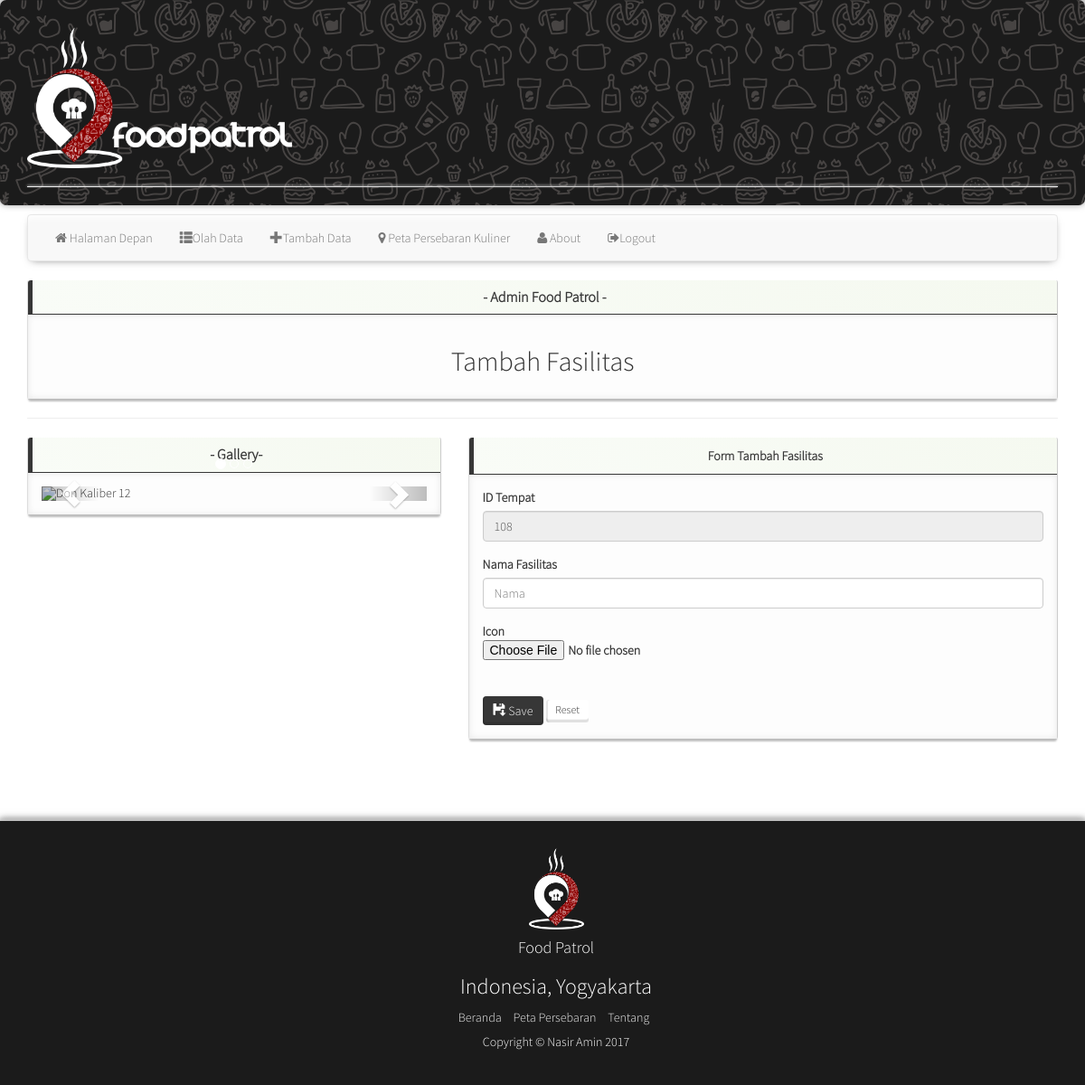
/tambah_fasilitas.php, run on an earlier commit of the app's database.
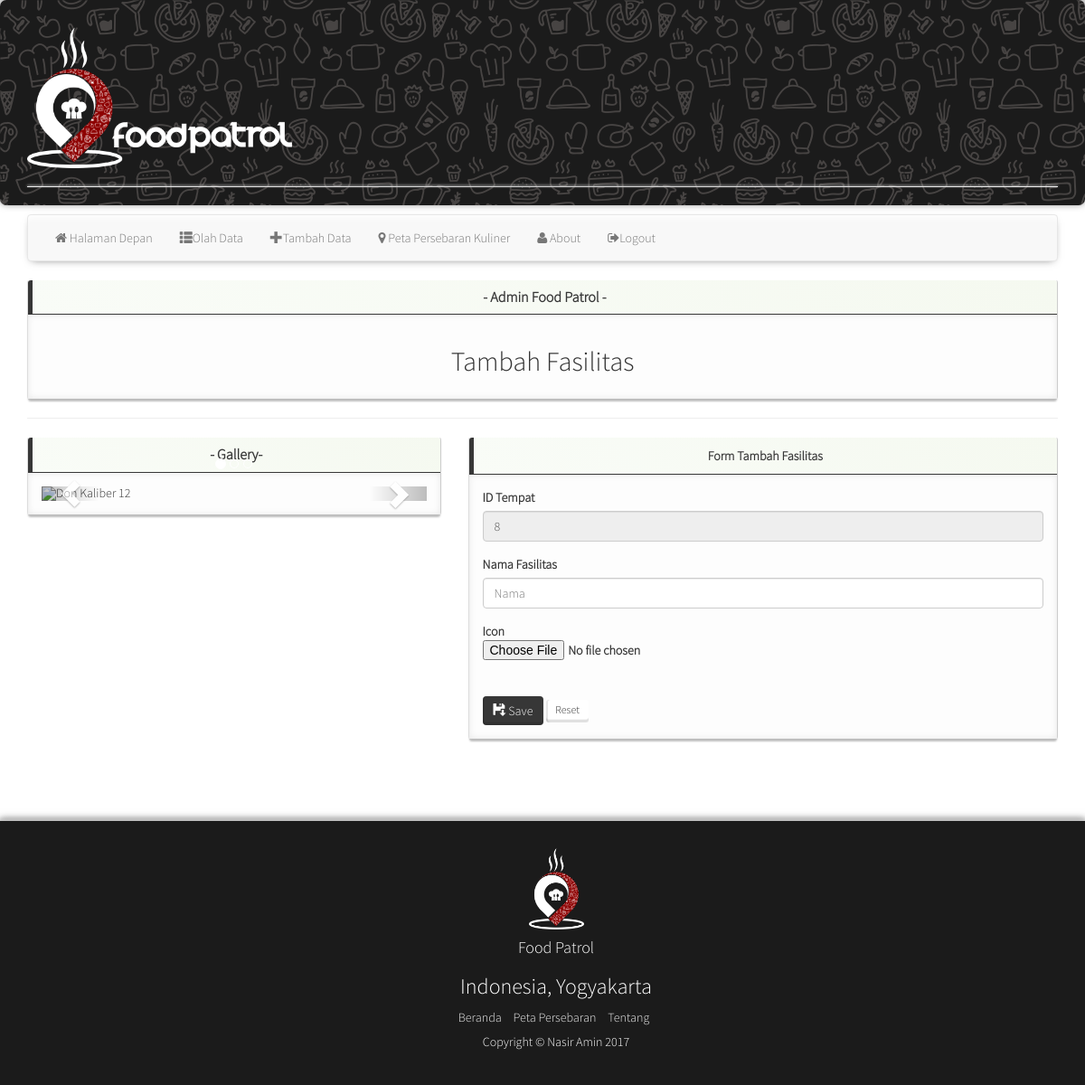
And on a later commit of the database.
### tables this page shows
CREATE TABLE `fasilitas` (
  `id_fasilitas` int(20) NOT NULL,
  `nama_fasilitas` varchar(100) NOT NULL,
  `url` varchar(255) NOT NULL
);

### tambah_fasilitas.php (the view, shortened to what this page needs)
<?php
$title = "Admin Food Patrol";
include_once "header.php";
include_once "koneksi.php";
$query = "SELECT id_fasilitas FROM fasilitas ORDER BY id_fasilitas DESC LIMIT 1";
$result = mysql_query($query, $koneksi);
$row = mysql_fetch_array($result);
$last_id = $row["id_fasilitas"];
$new_id = $last_id + 1;
?>
      <div class="row">
        <div class="col-md-12">
          <div class="panel panel-info panel-dashboard">
            <div class="panel-heading centered">
              <h2 class="panel-title"><strong> - <?php echo $title ?> - </strong></h2>
            </div>
            <div class="panel-body centered">
                     <h2>Tambah Fasilitas</h2>
                    </div>
              </div>
                  <hr />
                  <div class="row">
 <div class="col-md-5">
          <div class="panel panel-info panel-dashboard">
            <div class="panel-heading centered">
              <h2 class="panel-title"><strong> - Gallery- </strong></h4>
            </div>
            <div class="panel-body">
             <div id="myCarousel" class="carousel slide" data-ride="carousel">
    <ol class="carousel-indicators">
      <li data-target="#myCarousel" data-slide-to="0" class="active"></li>
      <li data-target="#myCarousel" data-slide-to="1"></li>
      <li data-target="#myCarousel" data-slide-to="2"></li>
    </ol>
    <div class="carousel-inner">
      <div class="item active">
        <img src="upload_foto/DONKALIBER12.jpg"   alt="Don Kaliber 12" style="width:100%;">
      </div>
    </div>
    <a class="left carousel-control" href="#myCarousel" data-slide="prev">
      <span class="glyphicon glyphicon-chevron-left"></span>
    </a>
    <a class="right carousel-control" href="#myCarousel" data-slide="next">
      <span class="glyphicon glyphicon-chevron-right"></span>
    </a>
  </div>
            </div>
          </div>
        </div>
                   <div class="col-md-7">
                     <div class="panel panel-info panel-dashboard">
                        <div class="panel-heading centered">
                             Form Tambah Fasilitas
                        </div>
                       <div class="panel-body">
                  <form  method="post" enctype="multipart/form-data" name="form"  action="input_fasilitas.php">
   <div class="form-group">
    <label class="col-form-label" for="id_tempat">ID Tempat</label>
   <input type="text" class="form-control" name="id_fasilitas"   placeholder="ID"  readonly="readonly" value="<?php echo $new_id; ?>">
  </div>
  <div class="form-group">
    <label class="col-form-label" for="nama">Nama Fasilitas </label>
   <input type="text" class="form-control" name="nama_fasilitas" required placeholder="Nama" >
  </div>
<div class="form-group">
    <label class="custom-file" >Icon
    <input class="custom-file-input" type="file" name="url" placeholder="foto" />
 </div>
  <br>
   <button class="btn btn-primary" type="submit" name="submit" id="submit" value="submit" ><span class="glyphicon glyphicon-floppy-save"></span>&nbsp;Save</button> <button type="reset" class="btn btn-default btn-sm">Reset</button></div>
 </div>
            </div>
          </div></div></div></div>
<?php include_once "footer.php" ?>

What changed in the data, as far as the page shows it:
removed fasilitas: id_fasilitas "108"
added fasilitas: id_fasilitas "8"
